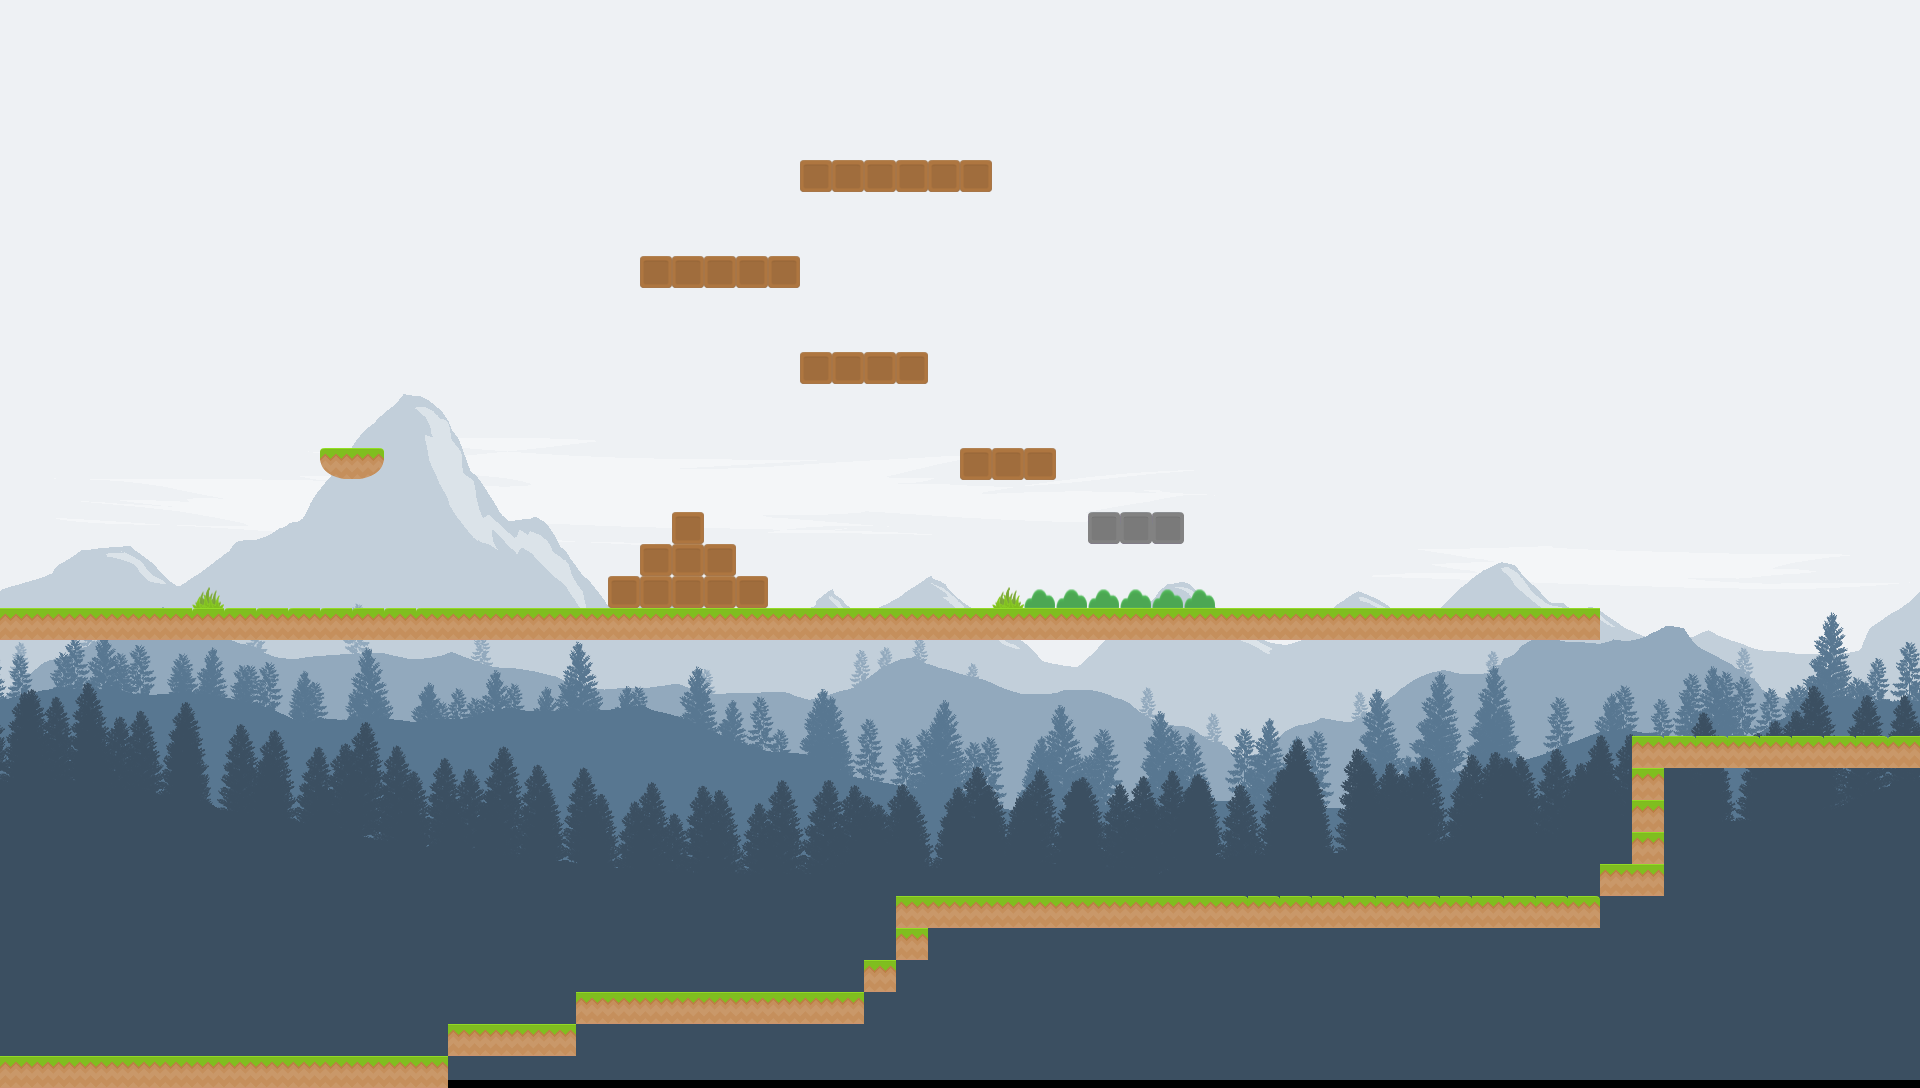

This game map was drawn from its Tiled (.tmx) file and the tilesets committed beside it. A one-line description and the trimmed map source follow:
An orthogonal 60x34 tile map with 32x32 px tiles, 1 tile layer (块层 1), 7 tilesets, 6 image layers and 262 objects.

<map version="1.2" tiledversion="1.2.1" orientation="orthogonal" renderorder="right-down" width="60" height="34" tilewidth="32" tileheight="32" infinite="0" nextlayerid="10" nextobjectid="335">
 <tileset firstgid="1" name="platform-tileset" tilewidth="32" tileheight="32" tilecount="18" columns="6">
  <image source="platform-tileset.png" width="192" height="96" />
 </tileset>
 <tileset firstgid="19" name="object-tileset" tilewidth="32" tileheight="32" tilecount="7" columns="7">
  <image source="object-tileset.png" width="224" height="32" />
  <tile id="0">
   <properties>
    <property name="name" value="Coin" />
   </properties>
  </tile>
  <tile id="1">
   <properties>
    <property name="name" value="Flag" />
   </properties>
  </tile>
  <tile id="2">
   <properties>
    <property name="name" value="Timer" />
   </properties>
  </tile>
  <tile id="3">
   <properties>
    <property name="name" value="Springboard" />
   </properties>
  </tile>
  <tile id="4">
   <properties>
    <property name="name" value="Platform" />
   </properties>
  </tile>
  <tile id="5">
   <properties>
    <property name="color" value="red" />
    <property name="name" value="Key" />
   </properties>
  </tile>
  <tile id="6">
   <properties>
    <property name="color" value="red" />
    <property name="name" value="Lock" />
   </properties>
  </tile>
 </tileset>
 <tileset firstgid="26" name="Idle" tilewidth="28" tileheight="24" tilecount="1" columns="1">
  <image source="Boxes/Box1/Idle.png" width="28" height="24" />
  <tile id="0">
   <properties>
    <property name="name" value="Box_1" />
   </properties>
  </tile>
 </tileset>
 <tileset firstgid="27" name="Idle2" tilewidth="28" tileheight="24" tilecount="1" columns="1">
  <image source="Boxes/Box2/Idle.png" width="28" height="24" />
  <tile id="0">
   <properties>
    <property name="name" value="Box_2" />
   </properties>
  </tile>
 </tileset>
 <tileset firstgid="28" name="Idle3" tilewidth="28" tileheight="24" tilecount="1" columns="1">
  <properties>
   <property name="name" value="Box_3" />
  </properties>
  <image source="Boxes/Box3/Idle.png" width="28" height="24" />
  <tile id="0">
   <properties>
    <property name="name" value="Box_3" />
   </properties>
  </tile>
 </tileset>
 <tileset firstgid="29" name="Trampoline" tilewidth="28" tileheight="28" tilecount="1" columns="1">
  <properties>
   <property name="name" value="Trampoline" />
  </properties>
  <image source="Traps/Trampoline/Idle.png" width="28" height="28" />
  <tile id="0">
   <properties>
    <property name="name" value="Trampoline" />
   </properties>
  </tile>
 </tileset>
 <tileset firstgid="30" name="Off" tilewidth="24" tileheight="8" tilecount="1" columns="1">
  <image source="Traps/Fan/Off.png" width="24" height="8" />
  <tile id="0">
   <properties>
    <property name="name" value="BubbleRegion" />
   </properties>
  </tile>
 </tileset>
 <imagelayer id="2" name="图像图层 1">
  <image source="parallax/img1.png" width="1920" height="1080" />
 </imagelayer>
 <imagelayer id="5" name="图像图层 2">
  <image source="parallax/img2.png" width="1920" height="1080" />
 </imagelayer>
 <imagelayer id="6" name="图像图层 3">
  <image source="parallax/img3.png" width="1920" height="1080" />
 </imagelayer>
 <imagelayer id="7" name="图像图层 4">
  <image source="parallax/img4.png" width="1920" height="1080" />
 </imagelayer>
 <imagelayer id="8" name="图像图层 5">
  <image source="parallax/img5.png" width="1920" height="1080" />
 </imagelayer>
 <imagelayer id="9" name="图像图层 6">
  <image source="parallax/img6.png" width="1920" height="1080" />
 </imagelayer>
 <layer id="4" name="块层 1" width="60" height="34">
  <data>[2040 cells, 155 non-empty, 9 distinct tile ids]</data>
 </layer>
 <objectgroup id="3" name="对象层 1">
  <!-- 262 objects omitted --></objectgroup>
</map>
<!-- 262 of 262 objects omitted -->
